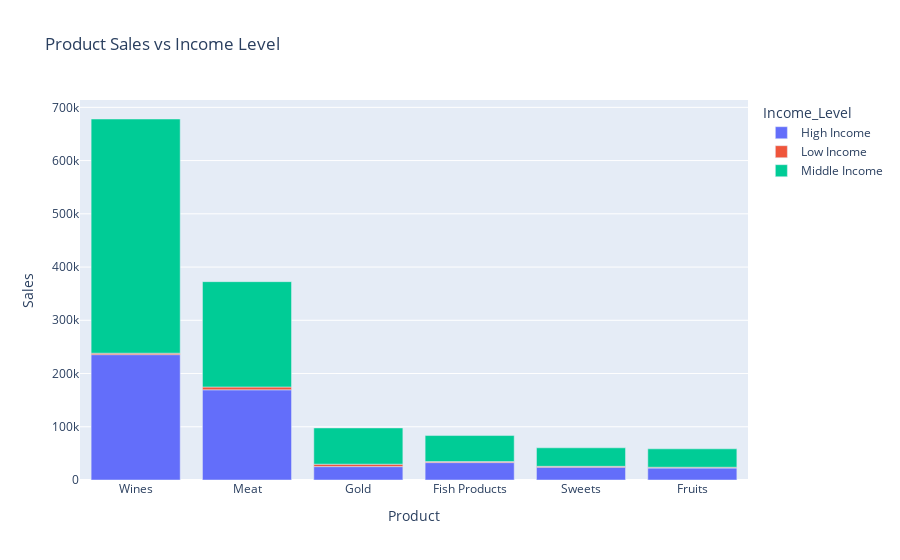

Write notebook code for a chart like this one.
### Code cell
import plotly.express as px

# hist_data = px.data.long

fig = px.bar(long, x="Product", y="Sales", color="Income_Level", title="Product Sales vs Income Level")

fig.update_layout(
    xaxis = dict(
        tickmode = 'array',
        tickvals = [0, 1, 2, 3, 4, 5,6],
        ticktext = ['Wines', 'Meat', 'Gold', 'Fish Products', 'Sweets', 'Fruits']
    )
)
fig.show()

### Figure 1 — Plotly figure (JSON) as saved in the notebook; plotly's stock layout.template omitted (floating-point values rounded to 4 significant figures)
{"data": [{"alignmentgroup": "True", "hovertemplate": "Income_Level=High Income<br>Product=%{x}<br>Sales=%{y}<extra></extra>", "legendgroup": "High Income", "marker": {"color": "#636efa", "pattern": {"shape": ""}}, "name": "High Income", "offsetgroup": "High Income", "orientation": "v", "showlegend": true, "textposition": "auto", "type": "bar", "x": ["MntWines", "MntMeatProducts", "MntGoldProds", "MntFishProducts", "MntSweetProducts", "MntFruits"], "xaxis": "x", "y": [235508, 169439, 25160, 32715, 24145, 22510], "yaxis": "y"}, {"alignmentgroup": "True", "hovertemplate": "Income_Level=Low Income<br>Product=%{x}<br>Sales=%{y}<extra></extra>", "legendgroup": "Low Income", "marker": {"color": "#EF553B", "pattern": {"shape": ""}}, "name": "Low Income", "offsetgroup": "Low Income", "orientation": "v", "showlegend": true, "textposition": "auto", "type": "bar", "x": ["MntWines", "MntMeatProducts", "MntGoldProds", "MntFishProducts", "MntSweetProducts", "MntFruits"], "xaxis": "x", "y": [2688, 5251, 4563, 1910, 1531, 1475], "yaxis": "y"}, {"alignmentgroup": "True", "hovertemplate": "Income_Level=Middle Income<br>Product=%{x}<br>Sales=%{y}<extra></extra>", "legendgroup": "Middle Income", "marker": {"color": "#00cc96", "pattern": {"shape": ""}}, "name": "Middle Income", "offsetgroup": "Middle Income", "orientation": "v", "showlegend": true, "textposition": "auto", "type": "bar", "x": ["MntWines", "MntMeatProducts", "MntGoldProds", "MntFishProducts", "MntSweetProducts", "MntFruits"], "xaxis": "x", "y": [439924, 197881, 68050, 48864, 34788, 34581], "yaxis": "y"}], "layout": {"barmode": "relative", "legend": {"title": {"text": "Income_Level"}, "tracegroupgap": 0}, "title": {"text": "Product Sales vs Income Level"}, "xaxis": {"anchor": "y", "domain": [0, 1], "tickmode": "array", "ticktext": ["Wines", "Meat", "Gold", "Fish Products", "Sweets", "Fruits"], "tickvals": [0, 1, 2, 3, 4, 5, 6], "title": {"text": "Product"}}, "yaxis": {"anchor": "x", "domain": [0, 1], "title": {"text": "Sales"}}}}
